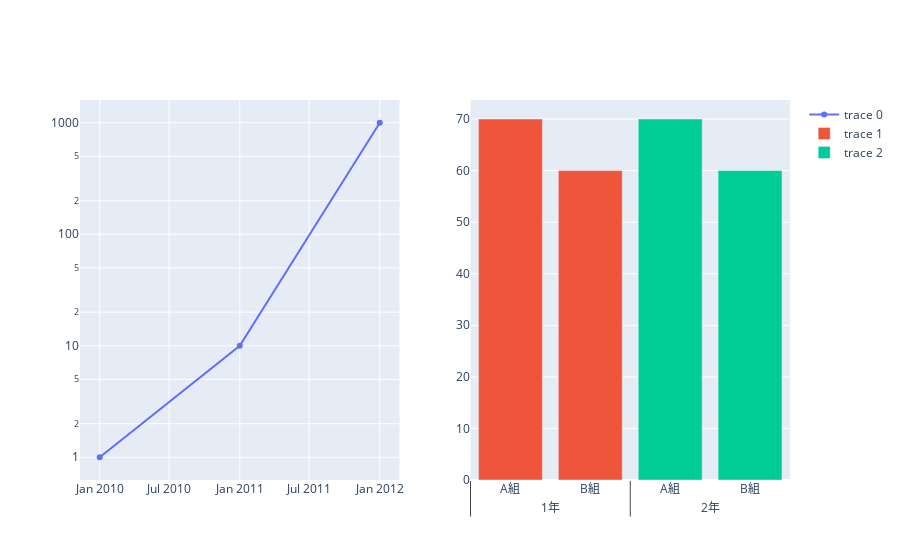

The cell this chart's notebook holds for it:
### Markdown cell above
### 4.2.3 軸の設定

### Code cell
from plotly.subplots import make_subplots

fig = make_subplots(rows=1, cols=2)

# ❶ X軸に日付、Y軸に対数をとった折れ線グラフ
fig.add_trace(
    go.Scatter(x=["2010", "2011", "2012"], y=[1, 10, 1000]), row=1, col=1
)
fig.update_xaxes(type="date", row=1, col=1)  # 日付
fig.update_yaxes(type="log", row=1, col=1)  # 対数

# ❷ サブカテゴリを持った棒グラフ
fig.add_trace(go.Bar(x=[["1年", "1年"], ["A組", "B組"]], y=[70, 60]), row=1, col=2)
fig.add_trace(go.Bar(x=[["2年", "2年"], ["A組", "B組"]], y=[70, 60]), row=1, col=2)
fig.update_xaxes(type="multicategory", row=1, col=2)  # 階層カテゴリ
fig.show()

### Figure 1 — Plotly figure (JSON) as saved in the notebook; plotly's stock layout.template omitted (floating-point values rounded to 4 significant figures)
{"data": [{"type": "scatter", "x": ["2010", "2011", "2012"], "xaxis": "x", "y": [1, 10, 1000], "yaxis": "y"}, {"type": "bar", "x": [["1年", "1年"], ["A組", "B組"]], "xaxis": "x2", "y": [70, 60], "yaxis": "y2"}, {"type": "bar", "x": [["2年", "2年"], ["A組", "B組"]], "xaxis": "x2", "y": [70, 60], "yaxis": "y2"}], "layout": {"xaxis": {"anchor": "y", "domain": [0, 0.45], "type": "date"}, "xaxis2": {"anchor": "y2", "domain": [0.55, 1], "type": "multicategory"}, "yaxis": {"anchor": "x", "domain": [0, 1], "type": "log"}, "yaxis2": {"anchor": "x2", "domain": [0, 1]}}}
